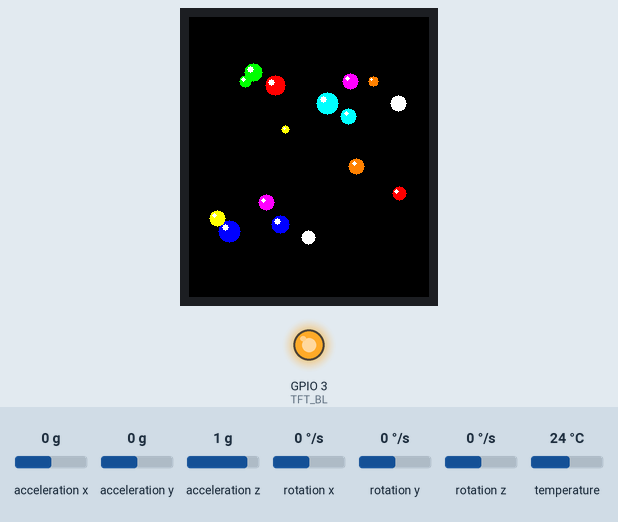
The sketch below on a simulated ESP32. Shown: 240×280 colour display, output pins drawn as LEDs (lit = HIGH). The inputs (shaded band) are chosen by the test bench; at power-on: acceleration x 0 g, acceleration y 0 g, acceleration z 1 g, rotation x 0 °/s, rotation y 0 °/s, rotation z 0 °/s, temperature 24 °C. Random numbers use the default seed unless the sketch sets one; what the sketch prints to the serial monitor is not drawn.

Above: at 1.4 s.
1.5 s: acceleration x set to -1.4 g
At 2.57 s:
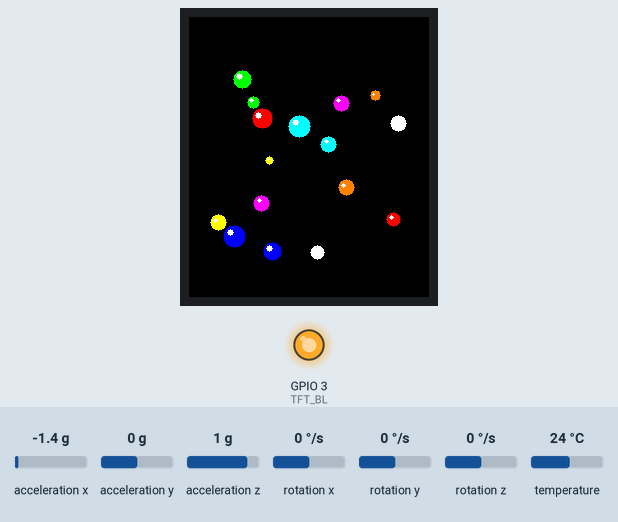
3.1 s: acceleration y set to -1.4 g
At 3.88 s:
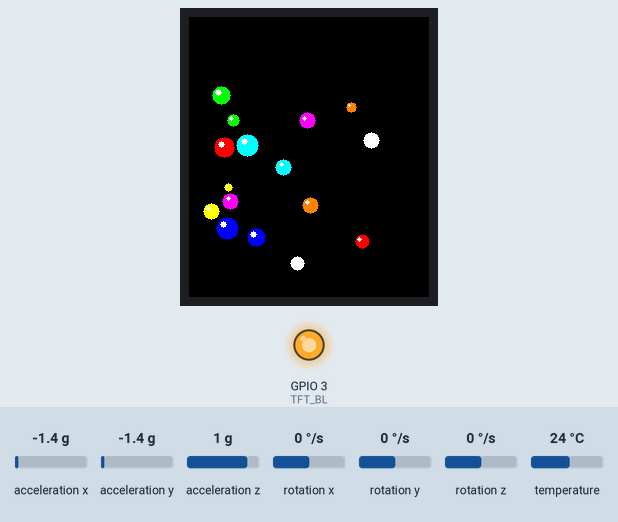
5.1 s: acceleration z set to -1.4 g
At 5.47 s:
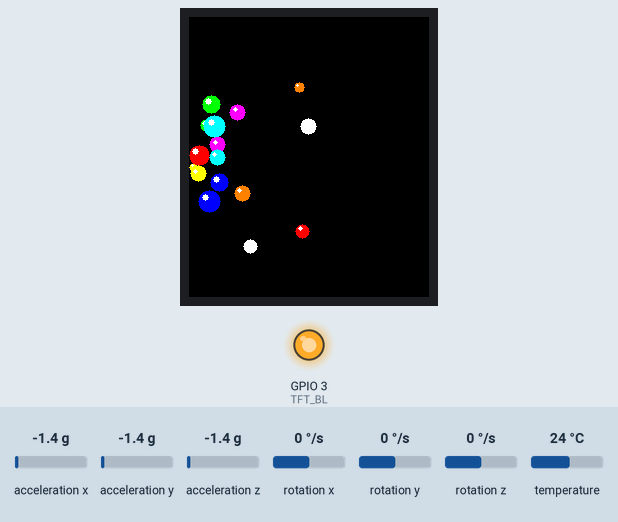
6.8 s: acceleration x set to -0.8 g
At 7.18 s:
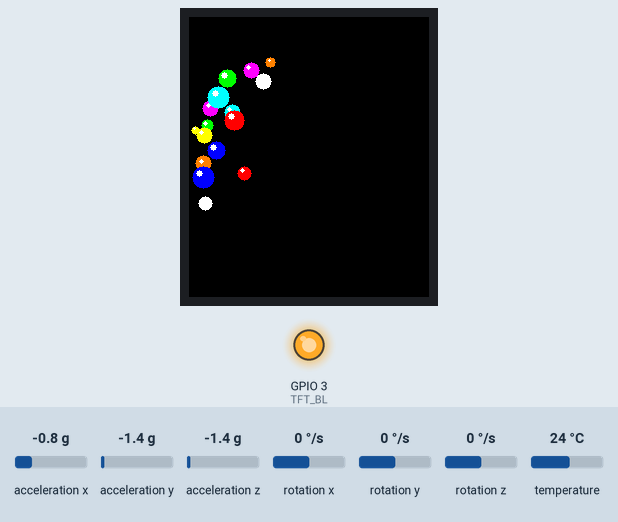
Timing chart, 0 to 9.5 s (numbered marks = the images above; inputs shaded):
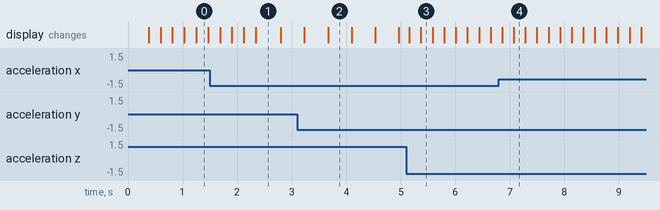

Measured:
- what the display in image 1 shows lasts 0.5 s, from 2.3 s to 2.8 s
- what the display in image 2 shows lasts 0.4 s, from 3.7 s to 4.1 s

The sketch:

AccelToy.ino
```cpp
#include <Adafruit_GFX.h>
#include <Adafruit_ST7789.h>
#include <SPI.h>
#include <Wire.h>
#include <Adafruit_MPU6050.h>
#include <Adafruit_Sensor.h>

// === Custom I2C Pins ===
#define I2C_SDA 8
#define I2C_SCL 9

// === Pin Definitions ===
#define TFT_CS     4
#define TFT_RST    5
#define TFT_DC     7
#define TFT_SCLK   6
#define TFT_MOSI   10
#define TFT_BL     3  // Backlight pin

// === Display Setup ===
Adafruit_ST7789 tft = Adafruit_ST7789(TFT_CS, TFT_DC, TFT_RST);

// === MPU6050 Setup ===
Adafruit_MPU6050 mpu;

// === Screen and Physics Settings ===
const int SCREEN_WIDTH = 240;
const int SCREEN_HEIGHT = 280;
const int CIRCLE_RADIUS = 120;
const int CIRCLE_CENTER_X = SCREEN_WIDTH / 2;
const int CIRCLE_CENTER_Y = SCREEN_HEIGHT / 2;

const int SPAWN_CHANCE = 15; //higher chance
const int NUM_BALLS = 16;
const float GRAVITY = 0.98;
const float DAMPING = 0.95;
const float BOUNCE_DAMPING = 0.85;
const float SHAKE_THRESHOLD = 2.5;

enum BallState { ACTIVE, DESPAWNING, SPAWNING };

struct Ball {
  float x, y;
  float vx, vy;
  float gx, gy;
  uint16_t color;
  float size;
  float targetSize;
  BallState state;
  unsigned long stateStartTime;
};

Ball balls[NUM_BALLS];

// === Color Palette ===
const uint16_t colors[] = {
  ST77XX_RED, ST77XX_GREEN, ST77XX_BLUE, ST77XX_YELLOW,
  ST77XX_MAGENTA, ST77XX_CYAN, ST77XX_WHITE, ST77XX_ORANGE
};

// === Double Buffering ===
uint16_t frameBuffer[SCREEN_WIDTH * SCREEN_HEIGHT];

// === Previous Acceleration for Shake Detection ===
float last_ax = 0, last_ay = 0, last_az = 0;

void setup() {
  Serial.begin(115200);

  // Initialize I2C with custom pins
  Wire.begin(I2C_SDA, I2C_SCL);
  if (!mpu.begin()) {
    Serial.println("Failed to find MPU6050 chip");
    while (1) delay(10);
  }
  mpu.setAccelerometerRange(MPU6050_RANGE_2_G);
  mpu.setFilterBandwidth(MPU6050_BAND_5_HZ);
  Serial.println("MPU6050 ready");

  // Initialize SPI and display
  SPI.begin(TFT_SCLK, -1, TFT_MOSI, -1);
  pinMode(TFT_BL, OUTPUT);
  digitalWrite(TFT_BL, HIGH);

  tft.init(SCREEN_WIDTH, SCREEN_HEIGHT);
  tft.setRotation(0);
  tft.fillScreen(ST77XX_BLACK);

  // Initialize balls
  randomSeed(analogRead(0));
  for (int i = 0; i < NUM_BALLS; i++) {
    balls[i].x = CIRCLE_CENTER_X + random(-CIRCLE_RADIUS + 10, CIRCLE_RADIUS - 10);
    balls[i].y = CIRCLE_CENTER_Y + random(-CIRCLE_RADIUS + 10, CIRCLE_RADIUS - 10);
    balls[i].vx = random(-30, 30) / 10.0;
    balls[i].vy = random(-20, 5) / 10.0;
    balls[i].color = colors[i % 8];
    balls[i].size = random(4, 12);
    balls[i].gx = 0;
    balls[i].gy = GRAVITY;
    balls[i].state = ACTIVE;
balls[i].stateStartTime = millis();
  }
}

void loop() {
  updateGravityFromMPU();

  memset(frameBuffer, 0, sizeof(frameBuffer));


  for (int i = 0; i < NUM_BALLS; i++) {
    updateBall(i);
    drawBallToBuffer(i);
  }

  tft.drawRGBBitmap(0, 0, frameBuffer, SCREEN_WIDTH, SCREEN_HEIGHT);
  delay(12); // ~50 FPS
}

void updateGravityFromMPU() {
  sensors_event_t a, g, temp;
  mpu.getEvent(&a, &g, &temp);

  float gx = a.acceleration.x;
  float gy = a.acceleration.y;
  float gz = a.acceleration.z;

  // Tilt-based gravity
  float mag = sqrt(gx * gx + gy * gy);
  if (mag > 0.01) {
    gx = (gx / mag) * GRAVITY;
    gy = (gy / mag) * GRAVITY;

    for (int i = 0; i < NUM_BALLS; i++) {
      balls[i].gx = gx;
      balls[i].gy = gy;
    }
  }

  // Shake detection
  float delta = abs(gx - last_ax) + abs(gy - last_ay) + abs(gz - last_az);
  if (delta > SHAKE_THRESHOLD) {
    Serial.println("Shake detected!");
    shakeBalls();
  }

  last_ax = gx;
  last_ay = gy;
  last_az = gz;
}

void shakeBalls() {
  for (int i = 0; i < NUM_BALLS; i++) {
    balls[i].vx += random(-50, 50) / 10.0;
    balls[i].vy += random(-50, 50) / 10.0;
  }
}

void updateBall(int i) {
  Ball &ball = balls[i];

  unsigned long now = millis();

  switch (ball.state) {
    case ACTIVE:{
      // Normal physics
      ball.vx += ball.gx;
      ball.vy += ball.gy;
      ball.vx *= DAMPING;
      ball.vy *= DAMPING;
      ball.x += ball.vx;
      ball.y += ball.vy;

      // Bounce off circular boundary
      float dx = ball.x - CIRCLE_CENTER_X;
      float dy = ball.y - CIRCLE_CENTER_Y;
      float dist = sqrt(dx * dx + dy * dy);
      if (dist + ball.size > CIRCLE_RADIUS) {
        float nx = dx / dist;
        float ny = dy / dist;
        float overlap = (dist + ball.size) - CIRCLE_RADIUS;
        ball.x -= nx * overlap;
        ball.y -= ny * overlap;
        float dot = ball.vx * nx + ball.vy * ny;
        ball.vx -= 2 * dot * nx;
        ball.vy -= 2 * dot * ny;
        ball.vx *= BOUNCE_DAMPING;
        ball.vy *= BOUNCE_DAMPING;
      }

      // Randomly trigger despawn
      if (random(10000) < SPAWN_CHANCE) { // ~0.05% chance per frame
        ball.state = DESPAWNING;
        ball.stateStartTime = now;
        ball.targetSize = ball.size;
      }
      break;
  }

case DESPAWNING: {
  ball.size -= 0.5;
  if (ball.size <= 0) {
    // Teleport and start spawning
float angle = random(0, 360) * DEG_TO_RAD;
float radius = sqrt(random(0, 10001) / 10000.0) * (CIRCLE_RADIUS - 10);
ball.x = CIRCLE_CENTER_X + cos(angle) * radius;
ball.y = CIRCLE_CENTER_Y + sin(angle) * radius;

    ball.vx = random(-30, 30) / 10.0;
    ball.vy = random(-20, 5) / 10.0;
    ball.state = SPAWNING;
    ball.stateStartTime = now;
    ball.size = 0;
  }
  break;
}

    case SPAWNING:{
      ball.size += 0.5;
      if (ball.size >= ball.targetSize) {
        ball.size = ball.targetSize;
        ball.state = ACTIVE;
      }
      break;
  }
  }

  // Collision detection can still run if desired
  if (ball.state == ACTIVE) {
    for (int j = i + 1; j < NUM_BALLS; j++) {
      if (balls[j].state == ACTIVE) {
        checkCollision(i, j);
      }
    }
  }
}

void checkCollision(int i, int j) {
  Ball &b1 = balls[i];
  Ball &b2 = balls[j];

  float dx = b2.x - b1.x;
  float dy = b2.y - b1.y;
  float distance = sqrt(dx * dx + dy * dy);

  if (distance < (b1.size + b2.size)) {
    float nx = dx / distance;
    float ny = dy / distance;

    float overlap = (b1.size + b2.size) - distance;
    b1.x -= nx * overlap * 0.5;
    b1.y -= ny * overlap * 0.5;
    b2.x += nx * overlap * 0.5;
    b2.y += ny * overlap * 0.5;

    float dvx = b2.vx - b1.vx;
    float dvy = b2.vy - b1.vy;
    float dvn = dvx * nx + dvy * ny;

    if (dvn > 0) return;

    float impulse = 2 * dvn / 2;

    b1.vx += impulse * nx * BOUNCE_DAMPING;
    b1.vy += impulse * ny * BOUNCE_DAMPING;
    b2.vx -= impulse * nx * BOUNCE_DAMPING;
    b2.vy -= impulse * ny * BOUNCE_DAMPING;
  }
}

void drawBallToBuffer(int i) {
  Ball &ball = balls[i];

  for (int16_t y = -ball.size; y <= ball.size; y++) {
    for (int16_t x = -ball.size; x <= ball.size; x++) {
      int16_t px = ball.x + x;
      int16_t py = ball.y + y;
      if (px >= 0 && px < SCREEN_WIDTH && py >= 0 && py < SCREEN_HEIGHT) {
        if (x * x + y * y <= ball.size * ball.size) {
          frameBuffer[py * SCREEN_WIDTH + px] = ball.color;
        }
      }
    }
  }

  int16_t hx = ball.x - ball.size / 3;
  int16_t hy = ball.y - ball.size / 3;
  int16_t hr = ball.size / 3;
  for (int16_t y = -hr; y <= hr; y++) {
    for (int16_t x = -hr; x <= hr; x++) {
      int16_t px = hx + x;
      int16_t py = hy + y;
      if (px >= 0 && px < SCREEN_WIDTH && py >= 0 && py < SCREEN_HEIGHT) {
        if (x * x + y * y <= hr * hr) {
          frameBuffer[py * SCREEN_WIDTH + px] = ST77XX_WHITE;
        }
      }
    }
  }
}
```
